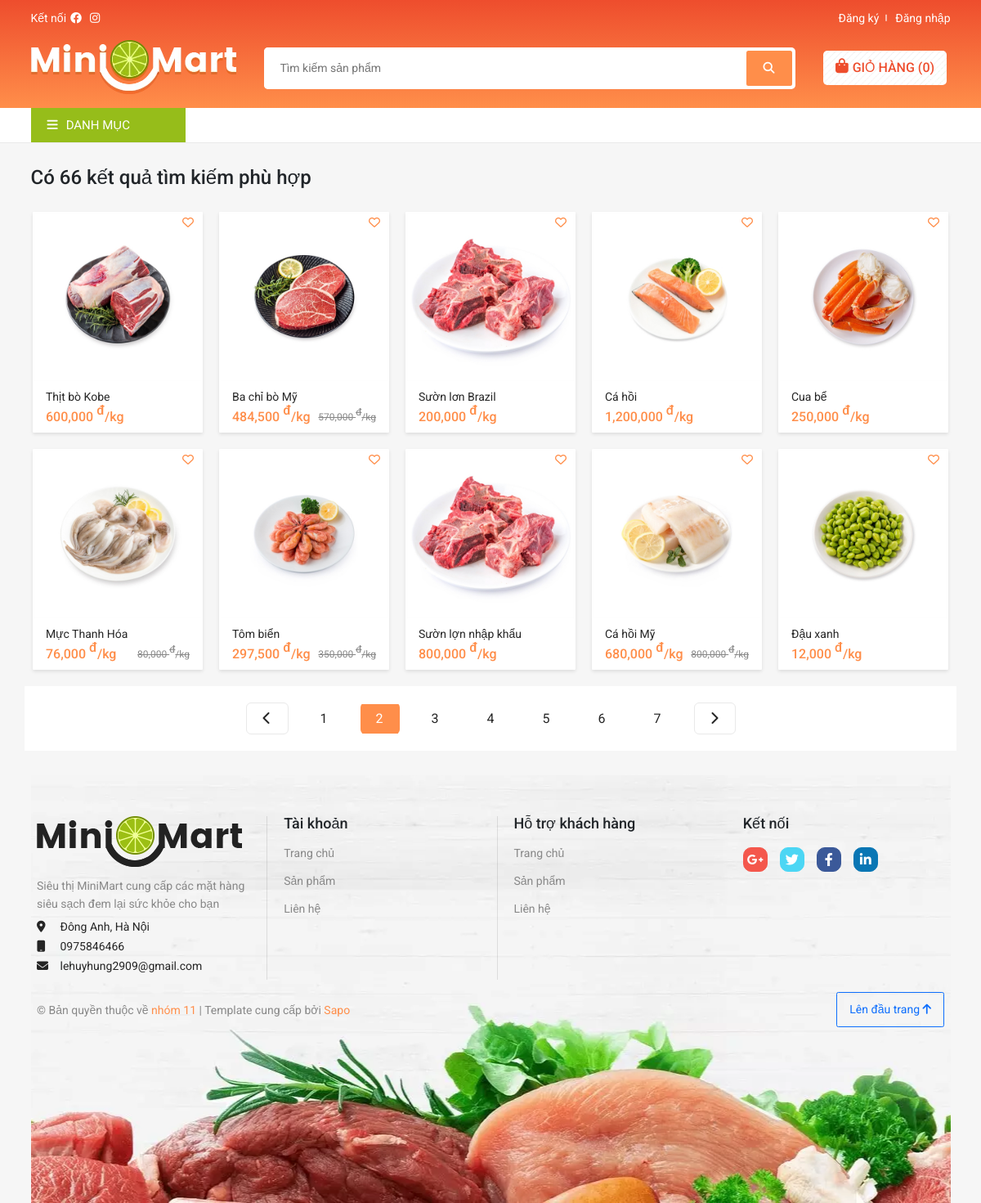
/search.php?page=2, run on the app's committed database.
### tables this page shows
CREATE TABLE `product` (
  `id` int(11) NOT NULL,
  `cate_id` int(11) NOT NULL,
  `title` varchar(100) NOT NULL,
  `price` int(11) NOT NULL,
  `unit` varchar(20) NOT NULL,
  `country` varchar(50) NOT NULL,
  `discount` int(11) NOT NULL,
  `quantity` int(11) NOT NULL,
  `description` longtext NOT NULL,
  `created_At` datetime NOT NULL,
  `updated_At` datetime NOT NULL,
  `deleted` int(11) NOT NULL DEFAULT 0
);

CREATE TABLE `galery` (
  `id` int(11) NOT NULL,
  `product_id` int(11) NOT NULL,
  `thumbnail` varchar(500) NOT NULL,
  `created_At` datetime NOT NULL
);

### database/dbhelper.php (called while the page is built, shortened)
<?php
function executeResult($sql, $isSingle = false)
{
    $data = null;
    $cont = mysqli_connect(HOST, USERNAME, PASSWORD, DATABASE);
    mysqli_set_charset($cont, "utf8");
    $result = mysqli_query($cont, $sql);
    if ($isSingle) {
        $data = mysqli_fetch_array($result, 1);
    } else {
        $data = [];
        while (($row = mysqli_fetch_array($result, 1)) != null) {
            $data[] = $row;
        }
    }
    return $data;
}

### ultils/ultility.php (called while the page is built, shortened)
<?php
function fixInjection($sql)
{
    $sql = str_replace('\\', '\\\\', $sql);
    $sql = str_replace('\'', '\\\'', $sql);
    return $sql;
}
function getGet($key)
{
    $value = "";
    if (isset($_GET[$key])) {
        $value = $_GET[$key];
        $value = fixInjection($value);
    }
    return $value;
}

### search.php (the view, shortened to what this page needs)
<?php
require_once './database/dbhelper.php';
require_once './ultils/ultility.php';
$limit = 10;
$page = 0;
if (!empty($_GET)) {
    $page = getGet('page');
} else {
    $page = 1;
}
$title = "";
if (!empty($_GET)) {
    $title = strtolower(getGet("search"));
}
$page_first_result = ($page - 1) * $limit;
$quantity = count(executeResult("SELECT * FROM product INNER JOIN category ON product.cate_id = category.id WHERE deleted = 0 AND LOWER(title) LIKE '%$title%'"));
$number_page = ceil($quantity / $limit);
$sql = "SELECT product.id, title, unit, price, discount, quantity, name FROM product INNER JOIN category ON product.cate_id = category.id WHERE deleted = 0 AND LOWER(title) LIKE '%$title%' LIMIT " . $page_first_result . "," . $limit;
$products = executeResult($sql);
$img = "SELECT * FROM galery";
$list = executeResult($img);
require_once './ultils/add_cart_process.php';
?>
<!DOCTYPE html>
<html lang="en">
<head>
    <link href="https://cdn.jsdelivr.net/npm/bootstrap@5.1.3/dist/css/bootstrap.min.css" rel="stylesheet"
 />
    <link rel="stylesheet" href="https://cdnjs.cloudflare.com/ajax/libs/font-awesome/6.1.1/css/all.min.css"
 />
    <link rel="stylesheet" href="./dist/css/style.css" />
</head>
<?php
include "./header.php";
include "./navbar.php";
?>
<div class="container">
    <div class="row">
        <div class="col-md-12">
            <h1 class="my-5" style="font-size: 2.4rem; font-weight:500;">Có <?=$quantity?> kết quả tìm kiếm phù hợp</h1>
            <div class="row" style="row-gap: 20px; margin-bottom: 30px;">
                <?php
foreach ($products as $row) {
    $newPrice = (int) $row['price'] - (int) $row['price'] * (int) $row['discount'] / 100;
    $thumbnail = "";
    foreach ($list as $img) {
        if ($img['product_id'] == $row['id']) {
            $thumbnail = $img['thumbnail'];
            break;
        }
    }
    if ($row['discount'] != 0) {
        echo '<form class="product-card--wrap col-2-4 col-md" method="POST">
        <div class="product-card">
            <a class="product-card__link" href="./productDetail.php?id=' . $row['id'] . '">
                <div class="product-card__img">
                    <img src="./assets/thumbnail/' . $thumbnail . '"
                        alt="anh">
                </div>
                <div class="product-card__info">
                    <div class="product-card__name" style="-webkit-line-clamp: 1; display: -webkit-box;">' . $row['title'] . '</div>
                    <div class="product-card__price--wrap">
                        <p class="product__price">' . number_format($newPrice) . ' <sup>đ</sup>/' . $row['unit'] . '</p>
                        <p class="product__price--old">' . number_format((int) $row['price']) . ' <sup>đ</sup>/' . $row['unit'] . '</p>
                    </div>
                </div>
            </a>
            <p class="product-card__view--btn"><i class="fas fa-eye"></i></p>
            <p class="product-card__favorite--btn"><i class="far fa-heart"></i></p>
            <input type="text" class="d-none" name="id" value="' . $row['id'] . '">
            <input type="text" class="d-none" name="title" value="' . $row['title'] . '">
            <input type="text" class="d-none" name="thumbnail" value="' . $thumbnail . '">
            <input type="text" class="d-none" name="price" value="' . $newPrice . '">
            <input type="text" class="d-none" name="quantity" value="1">
            <div class="add-cart-btn--wrap">';
        echo '</div>
        </div>
        </form>';
    } else {
        echo '<form class="product-card--wrap col-2-4 col-md" method="POST">
        <div class="product-card">
            <a class="product-card__link" href="./productDetail.php?id=' . $row['id'] . '">
                <div class="product-card__img">
                    <img src="./assets/thumbnail/' . $thumbnail . '"
                        alt="anh">
                </div>
                <div class="product-card__info">
                    <div class="product-card__name" style="-webkit-line-clamp: 1; display: -webkit-box;">' . $row['title'] . '</div>
                    <div class="product-card__price--wrap">
                        <p class="product__price">' . number_format((int) $row['price']) . ' <sup>đ</sup>/' . $row['unit'] . '</p>
                    </div>
                </div>
            </a>
            <p class="product-card__view--btn"><i class="fas fa-eye"></i></p>
            <p class="product-card__favorite--btn"><i class="far fa-heart"></i></p>
            <input type="text" class="d-none" name="id" value="' . $row['id'] . '">
            <input type="text" class="d-none" name="title" value="' . $row['title'] . '">
            <input type="text" class="d-none" name="thumbnail" value="' . $thumbnail . '">
            <input type="text" class="d-none" name="price" value="' . $newPrice . '">
            <input type="text" class="d-none" name="quantity" value="1">
            <div class="add-cart-btn--wrap">';
        echo '</div>
        </div>
        </form>';
    }
}
?>
                <nav class="pagination--wrap" aria-label="pagination">
                    <ul class="pagination pagination-lg">
                        <li class="page-item <?=$page == 1 ? 'disabled' : ''?>">
                            <a class="page-link" aria-label="Previous" href="?&page=<?=$page - 1?>">
                                <span aria-hidden="true" class="pagination-previous"><i class="fas fa-chevron-left"></i>
                                </span>
                            </a>
                        </li>
                        <?php
for ($i = 1; $i <= $number_page; $i++) {
    if ($i == $page) {
        echo '<li class="page-item active">
                <a class="page-link" href="?page=' . $i . '">' . $i . '</a>
            </li>';
    } else {
        echo '<li class="page-item">
                <a class="page-link" href="&page=' . $i . '">' . $i . '</a>
            </li>';
    }
}
?>
                        <li class="page-item <?=$page == $number_page ? 'disabled' : ''?>">
                            <a class="page-link" aria-label="Next" href="?page=<?=$page + 1?>">
                                <span aria-hidden="true">
                                    <i class="fas fa-chevron-right"></i>
                                </span>
                            </a>
                        </li>
                    </ul>
                </nav>
            </div>
        </div>
    </div>
    <?php
include "./footer.php";
?>

### data on the page
product: galery.thumbnail (picture), title "Thịt bò Kobe", price "600,000", unit "kg"
product: galery.thumbnail (picture), title "Ba chỉ bò Mỹ", newPrice "484,500", unit "kg", price "570,000"
product: galery.thumbnail (picture), title "Sườn lơn Brazil", price "200,000", unit "kg"
product: galery.thumbnail (picture), title "Cá hồi", price "1,200,000", unit "kg"
product: galery.thumbnail (picture), title "Cua bể", price "250,000", unit "kg"
product: galery.thumbnail (picture), title "Mực Thanh Hóa", newPrice "76,000", unit "kg", price "80,000"
product: galery.thumbnail (picture), title "Tôm biển", newPrice "297,500", unit "kg", price "350,000"
product: galery.thumbnail (picture), title "Sườn lợn nhập khẩu", price "800,000", unit "kg"
product: galery.thumbnail (picture), title "Cá hồi Mỹ", newPrice "680,000", unit "kg", price "800,000"
product: galery.thumbnail (picture), title "Đậu xanh", price "12,000", unit "kg"

### other printed values
$quantity "66"
